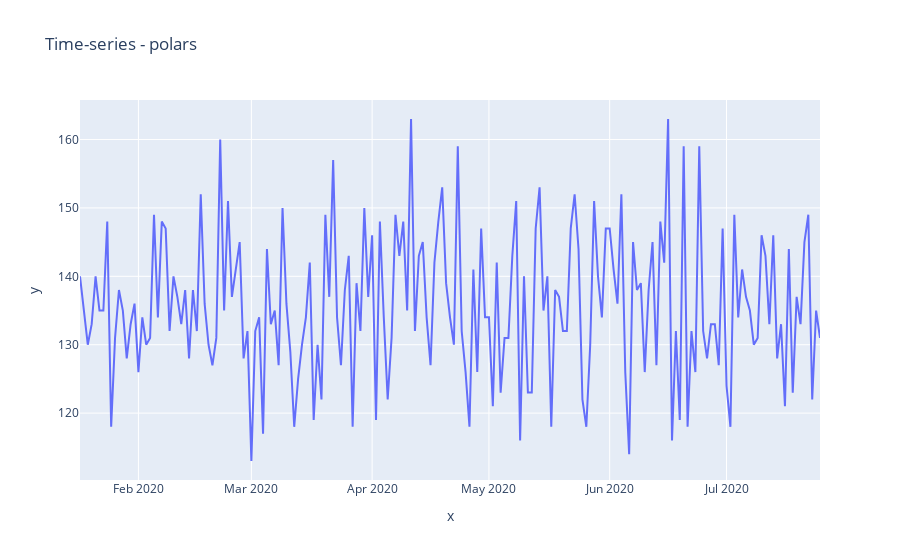

Notebook code cell kept with this figure:
### Code cell
fig = px.line(x=time_series["date"], y=time_series["count"], title='Time-series - polars')
fig.show()

### Figure 1 — Plotly figure (JSON) as saved in the notebook; plotly's stock layout.template omitted (floating-point values rounded to 4 significant figures; data arrays with more than 128 entries replaced by an {"elided": "..."} marker saying what was removed)
{"data": [{"hovertemplate": "x=%{x}<br>y=%{y}<extra></extra>", "legendgroup": "", "line": {"color": "#636efa", "dash": "solid"}, "marker": {"symbol": "circle"}, "mode": "lines", "name": "", "orientation": "v", "showlegend": false, "type": "scatter", "x": {"elided": "191 str values"}, "xaxis": "x", "y": {"elided": "191 int values"}, "yaxis": "y"}], "layout": {"legend": {"tracegroupgap": 0}, "title": {"text": "Time-series - polars"}, "xaxis": {"anchor": "y", "domain": [0, 1], "title": {"text": "x"}}, "yaxis": {"anchor": "x", "domain": [0, 1], "title": {"text": "y"}}}}
